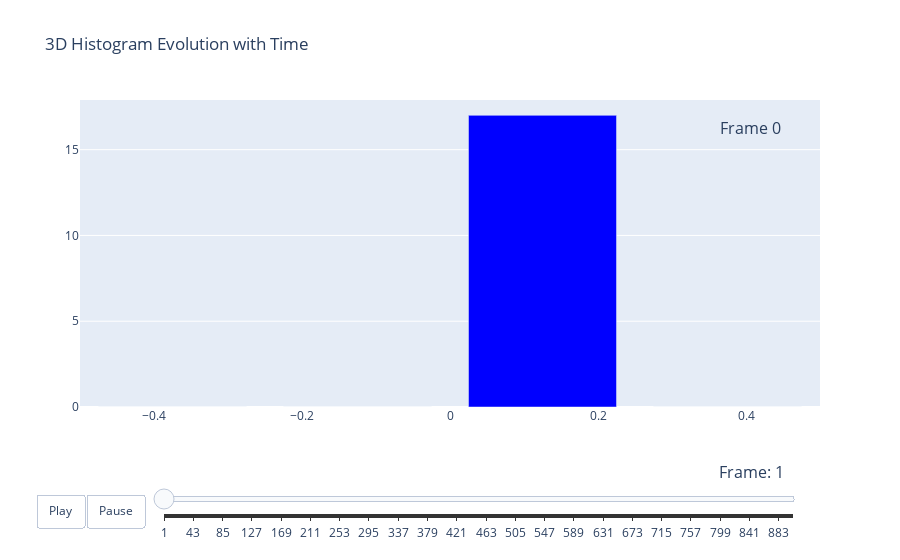

Notebook code cell kept with this figure:
### Code cell
import plotly.graph_objects as go
import numpy as np

# Create some sample data for demonstration
num_bins = 4
num_frames = int(list(labelisation_format.keys())[-1])-int(list(labelisation_format.keys())[0])+1

hist, bins = np.histogram(list(result_per_frame_format_2.values())[0], bins=num_bins)
x = (bins[:-1] + bins[1:]) / 2
y = hist

# Create the initial figure
fig = go.Figure()

# Add the first frame
fig.add_trace(go.Bar(x=x, y=y, marker=dict(color='blue'), name='Frame 3'))

# Create frames for animation
frames = [dict(data=[dict(type='bar',
                          x=x,
                          y=np.histogram(frame, bins=num_bins)[0],
                          marker=dict(color='blue'))],
               name=f'Frame {i+3}')
          for i, frame in enumerate(list(result_per_frame_format_2.values())[1:])]

# Add the frames to the figure
fig.frames = frames
# Update layout
fig.update_layout(
    title='3D Histogram Evolution with Time',
    scene=dict(
        xaxis=dict(title='X Axis'),
        yaxis=dict(title='Y Axis'),
        zaxis=dict(title='Z Axis'),
    ),
    updatemenus=[{
        "buttons": [
            {"args": [None, {"frame": {"duration": 500, "redraw": True}, "fromcurrent": True}],
             "label": "Play",
             "method": "animate"},
            {"args": [[None], {"frame": {"duration": 0, "redraw": True}, "mode": "immediate", "transition": {"duration": 0}}],
             "label": "Pause",
             "method": "animate"}
        ],
        "direction": "left",
        "pad": {"r": 10, "t": 87},
        "showactive": False,
        "type": "buttons",
        "x": 0.1,
        "xanchor": "right",
        "y": 0,
        "yanchor": "top"
    }],
    annotations=[
        dict(
            text="Frame 0",
            xref="paper", yref="paper",
            x=0.95, y=0.95,
            showarrow=False,
            font=dict(size=16)
        )
    ]
)

# Add slider
fig.update_layout(
    sliders=[{
        "active": 0,
        "yanchor": "top",
        "xanchor": "left",
        "currentvalue": {
            "font": {"size": 16},
            "prefix": "Frame: ",
            "visible": True,
            "xanchor": "right"
        },
        "transition": {"duration": 500, "easing": "cubic-in-out"},
        "pad": {"b": 10, "t": 50},
        "len": 0.875,
        "x": 0.1,
        "y": 0,
        "steps": [{"args": [[f'Frame {i+1}']], "label": f'{i+1}', "method": "animate"} for i in range(num_frames)]
    }]
)

# Show the figure
fig.show()
